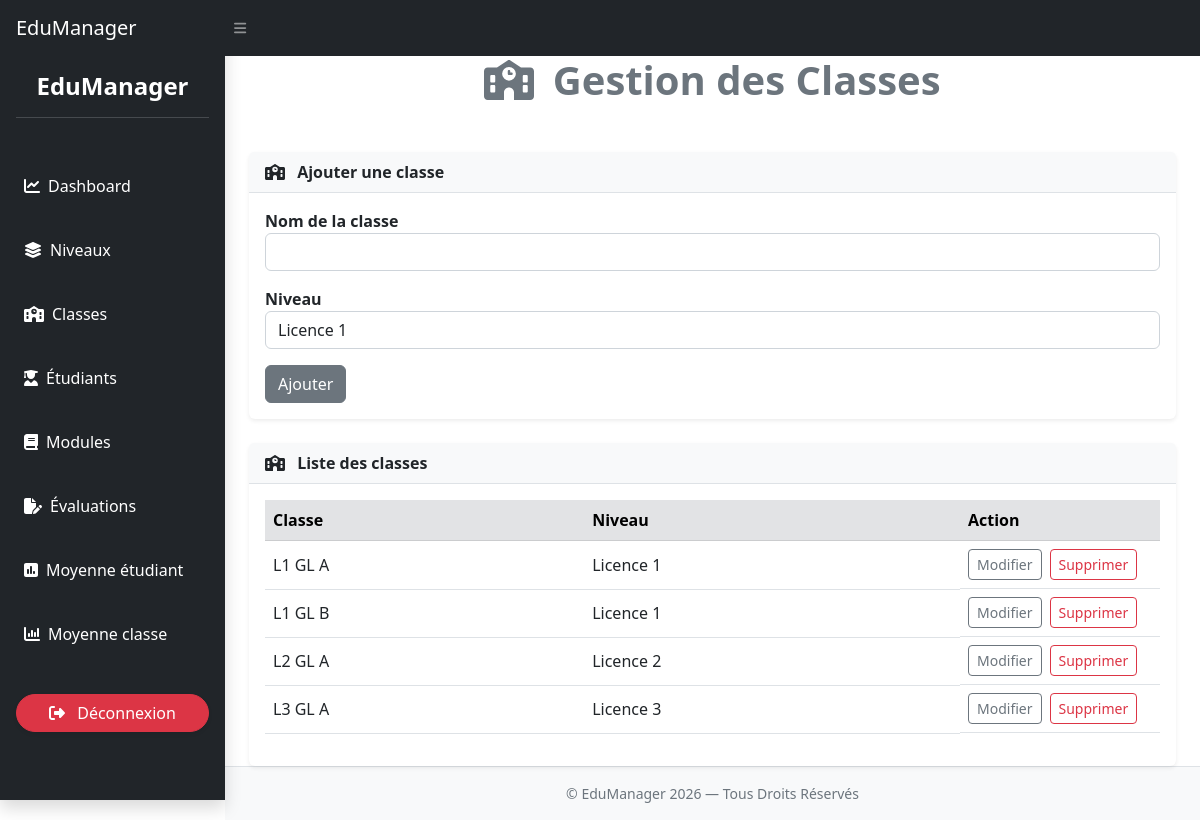
The app's page /index.php?page=classes (signed in) with its own data.
### tables this page shows
CREATE TABLE `classe` (
  `id_classe` int(11) NOT NULL,
  `libelle_classe` varchar(100) NOT NULL,
  `id_niveau` int(11) NOT NULL
);

CREATE TABLE `niveau` (
  `id_niveau` int(11) NOT NULL,
  `libelle_niveau` varchar(100) NOT NULL
);

### traitements/requetes.php (called while the page is built, shortened)
<?php
include_once "db.php";
function getNiveaux() {
    global $pdo;
    return $pdo->query("SELECT * FROM niveau")->fetchAll();
}
function getClasses() {
    global $pdo;
    return $pdo->query("SELECT  classe.id_classe,  classe.libelle_classe, classe.id_niveau,  niveau.libelle_niveau FROM classe
            JOIN niveau ON classe.id_niveau = niveau.id_niveau")->fetchAll(PDO::FETCH_ASSOC);
}

### pages/classes.php (the view, shortened to what this page needs)
<?php
$classes = getClasses();
$niveaux = getNiveaux();
$editClasse = null;
?>
<div class="text-center mb-5">
        <h1 class="fw-bold text-secondary">
            <i class="fas fa-school me-2"></i>
             Gestion des Classes
        </h1>
    </div>
<div class="card shadow-sm border-0 mb-4">
    <div class="card-header bg-light fw-bold border-bottom">
        <i class="fas fa-school me-2"></i>
        <?= $editClasse ? "Modifier une classe" : "Ajouter une classe" ?>
    </div>
    <div class="card-body">
        <form method="POST" action="traitements/action.php">
            <div class="mb-3">
                <label class="fw-semibold">Nom de la classe</label>
                <input type="text"
                       name="libelle"
                       class="form-control"
                       value="<?= $editClasse ? htmlspecialchars($editClasse['libelle_classe']) : '' ?>"
                       required>
            </div>
            <div class="mb-3">
                <label class="fw-semibold">Niveau</label>
                <select name="niveau" class="form-control" required>
                    <?php foreach ($niveaux as $n): ?>
                        <option value="<?= $n['id_niveau'] ?>"
                            <?= ($editClasse && $editClasse['id_niveau'] == $n['id_niveau']) ? 'selected' : '' ?>>
                            <?= htmlspecialchars($n['libelle_niveau']) ?>
                        </option>
                    <?php endforeach; ?>
                </select>
            </div>
            <div>
                <?php if ($editClasse): ?>
                    <button class="btn btn-secondary" name="updateClasse">
                        Modifier
                    </button>
                    <a href="index.php?page=classes"
                       class="btn btn-outline-secondary ms-2">
                       Annuler
                    </a>
                <?php else: ?>
                    <button class="btn btn-secondary" name="addClasse">
                        Ajouter
                    </button>
                <?php endif; ?>
            </div>
        </form>
    </div>
</div>
<div class="card shadow-sm border-0">
    <div class="card-header bg-light fw-bold border-bottom">
        <i class="fas fa-school me-2"></i>
        Liste des classes
    </div>
    <div class="card-body">
        <table class="table table-hover align-middle">
            <thead class="table-secondary">
                <tr>
                    <th>Classe</th>
                    <th>Niveau</th>
                    <th width="200">Action</th>
                </tr>
            </thead>
            <tbody>
                <?php foreach ($classes as $c): ?>
                <tr>
                    <td><?= htmlspecialchars($c['libelle_classe']) ?></td>
                    <td><?= htmlspecialchars($c['libelle_niveau']) ?></td>
                    <td class="d-flex gap-2">
                        <a href="index.php?page=classes&action=edit&id=<?= $c['id_classe'] ?>"
                           class="btn btn-outline-secondary btn-sm">
                           Modifier
                        </a>
                        <a href="traitements/action.php?deleteClasse=<?= $c['id_classe'] ?>"
                           class="btn btn-outline-danger btn-sm"
                           onclick="return confirm('Supprimer cette classe ?')">
                           Supprimer
                        </a>
                    </td>
                </tr>
                <?php endforeach; ?>
            </tbody>
        </table>
    </div>
</div>

### records on screen
classe: libelle_classe "L1 GL A", id_niveau.libelle_niveau "Licence 1"
classe: libelle_classe "L1 GL B", id_niveau.libelle_niveau "Licence 1"
classe: libelle_classe "L2 GL A", id_niveau.libelle_niveau "Licence 2"
classe: libelle_classe "L3 GL A", id_niveau.libelle_niveau "Licence 3"

### other values on screen
form field niveau "Licence 1"
